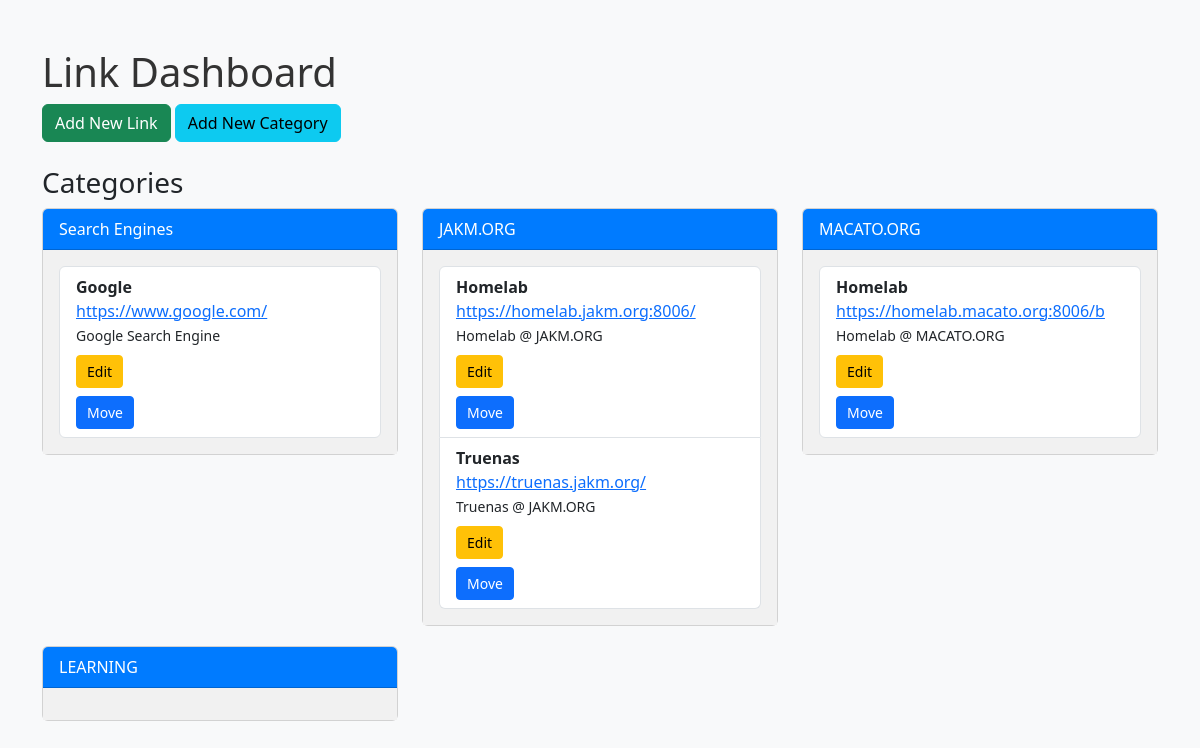
The page / on the database its author committed.
### app.py (models this page shows)
class Category(db.Model):
    id = db.Column(db.Integer, primary_key=True)
    name = db.Column(db.String(120), nullable=False)
    links = db.relationship('Link', backref='category', lazy=True)

class Link(db.Model):
    id = db.Column(db.Integer, primary_key=True)
    title = db.Column(db.String(200), nullable=False)
    url = db.Column(db.String(300), nullable=False)
    description = db.Column(db.String(500), nullable=True)
    category_id = db.Column(db.Integer, db.ForeignKey('category.id'), nullable=False)

### app.py (the view)
@app.route('/')
def index():
    categories = Category.query.all()
    return render_template('index.html', categories=categories)

### templates/index.html
{% extends 'base.html' %}
{% block content %}
    <h1>Link Dashboard</h1>
    <a href="{{ url_for('add_link') }}" class="btn btn-success">Add New Link</a>
    <a href="{{ url_for('add_category') }}" class="btn btn-info">Add New Category</a>
    <h3 class="mt-4">Categories</h3>
    <div class="row">
        {% for category in categories %}
            <div class="col-md-4">
                <div class="card">
                    <div class="card-header">{{ category.name }}</div>
                    <div class="card-body">
                        <ul class="list-group">
                            {% for link in category.links %}
                                <li class="list-group-item">
                                    <strong>{{ link.title }}</strong><br>
                                    <a href="{{ link.url }}" target="_blank">{{ link.url }}</a><br>
                                    <small>{{ link.description }}</small><br>
                                    <a href="{{ url_for('edit_link', link_id=link.id) }}" class="btn btn-warning btn-sm mt-2">Edit</a>
                                    <form method="POST" action="{{ url_for('move_link', link_id=link.id) }}" class="mt-2">
                                        <button class="btn btn-primary btn-sm">Move</button>
                                    </form>
                                </li>
                            {% endfor %}
                        </ul>
                    </div>
                </div>
            </div>
        {% endfor %}
    </div>
{% endblock %}

### templates/base.html (shortened to what this page needs)
<!DOCTYPE html>
<html lang="en">
<head>
    <link href="https://cdn.jsdelivr.net/npm/bootstrap@5.3.0-alpha1/dist/css/bootstrap.min.css" rel="stylesheet">
    <link rel="stylesheet" href="{{ url_for('static', filename='css/style.css') }}">
</head>
<body>
    <div class="container mt-5">
        {% block content %}{% endblock %}
    </div>
</body>
</html>

### static/css/style.css (style rules this page uses)
body { background-color: #f8f9fa; }
h1 { color: #333; }
.card { margin-bottom: 20px; }
.card-header { background-color: #007bff; color: white; }
.card-body { background-color: #f1f1f1; }
.btn-sm { padding: 5px 10px; }
form { margin-top: 20px; }

### rows shown on the page
Category: name "Search Engines"
Link: title "Google", url "https://www.google.com/", description "Google Search Engine"
Category: name "JAKM.ORG"
Link: title "Homelab", url "https://homelab.jakm.org:8006/", description "Homelab @ JAKM.ORG"
Link: title "Truenas", url "https://truenas.jakm.org/", description "Truenas @ JAKM.ORG"
Category: name "MACATO.ORG"
Link: title "Homelab", url "https://homelab.macato.org:8006/b", description "Homelab @ MACATO.ORG"
Category: name "LEARNING"
